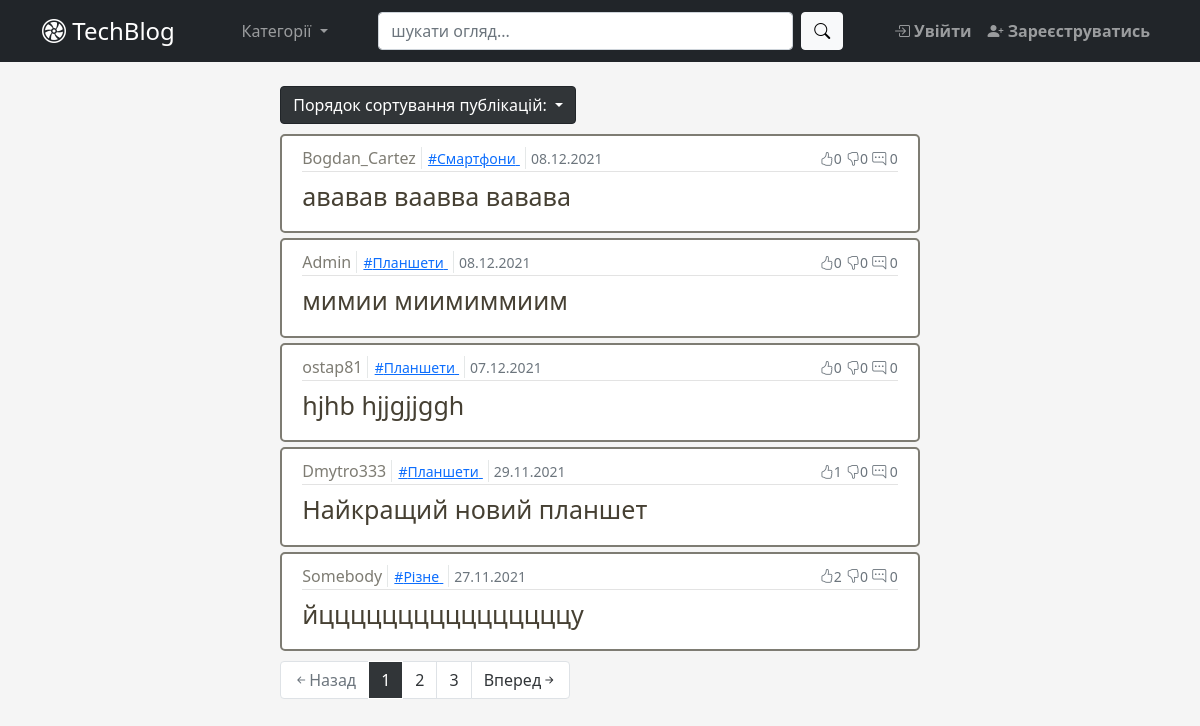
Before: / with the older database file.
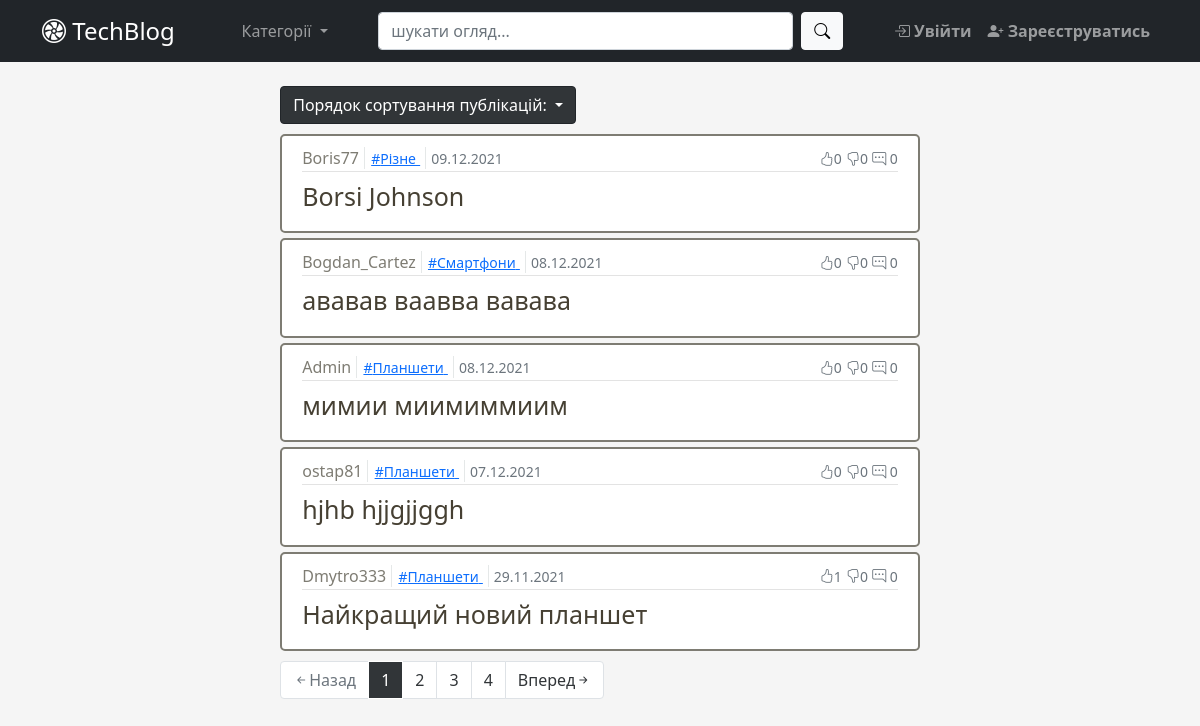
After: the same page with the newer database file.
### app/blog/models.py (models this page shows, shortened)
class Post(db.Model):  # type: ignore
    __searchable__ = ['title']
    id = db.Column(db.Integer, primary_key=True)  # type: ignore
    category_id = db.Column(db.Integer, db.ForeignKey('category.id'),
                            nullable=False)  # type: ignore
    user_id = db.Column(db.Integer(), db.ForeignKey('user.id'))  # type: ignore
    title = db.Column(db.String(100), nullable=False)  # type: ignore
    content = db.Column(db.Text)  # type: ignore
    created_at = db.Column(db.DateTime, default=datetime.now)  # type: ignore
    comments = db.relationship('Comment', backref='post_br', lazy=True)
    likes = db.relationship('Like', backref='post_br', lazy=True)
    @hybrid_property
    def total_comments(self):
        return Comment.query.filter(Comment.post_id == self.id).count()
    @hybrid_property
    def total_likes(self):
        return Like.query.filter(
            Like.post_id == self.id,
            Like.status == True).count()
    @hybrid_property
    def total_dislikes(self):
        return Like.query.filter(
            Like.post_id == self.id,
            Like.status == False).count()

class Category(db.Model):  # type: ignore
    id = db.Column(db.Integer, primary_key=True)  # type: ignore
    name = db.Column(db.String(25), unique=True, nullable=False)
    category = db.relationship('Post', backref='category_br', lazy=True)

### app/user/models.py (models this page shows, shortened)
class User(db.Model, UserMixin):  # type: ignore
    id = db.Column(db.Integer, primary_key=True)  # type: ignore
    username = db.Column(db.String(30), unique=True, nullable=False)
    email = db.Column(db.String(50), unique=True, nullable=False)
    password = db.Column(db.String(30), nullable=False)
    picture = db.Column(db.String(20), nullable=False,
                        server_default='default.jpg')  # type: ignore
    admin = db.Column(db.Boolean, default=False)  # type: ignore
    comment = db.relationship('Comment', backref='user_br', lazy=True)
    like = db.relationship('Like', backref='user_br', lazy=True)
    posts = db.relationship('Post', backref='user_br', lazy=True)

### app/views.py (the view)
@app.route('/')
def home():
    posts, sort_by = handle_posts_view(Post.query, request.args)
    return render_template('home.html', title='TechBlog', posts=posts,
                           sort_by=sort_by)

### app/utils.py (called while the page is built)
def sort_posts(posts, sort_by):
    print('sort_posts')
    if sort_by == 'best':
        print('best')
        return posts.order_by(
            (Post.total_likes - Post.total_dislikes).desc(),
            Post.total_likes.desc()
        )
    elif sort_by == 'oldest':
        print('oldest')
        return posts.order_by(Post.created_at.asc())
    else:
        print('newest')
        return posts.order_by(Post.created_at.desc())

def handle_posts_view(posts, request_args):
    page = request_args.get('page', 1, type=int)
    sort_by = request_args.get('sort_by', 'newest', type=str)
    posts = sort_posts(posts, sort_by)
    posts = posts.paginate(page=page, per_page=5)
    return posts, sort_by

### app/templates/home.html
{% extends "base.html" %}
{% block main %}
  {% from "_render_field.html" import render_post_item, pagination_block, render_sorting_menu %}
  <div style="margin:auto;width:60%">
    {{ render_sorting_menu() }}
    {% for post in posts.items %}
       {{ render_post_item(post) }}
    {% endfor %}
    {{ pagination_block(posts, sort_by) }}
  </div>
{% endblock main %}

### app/templates/_render_field.html (shortened to what this page needs)
{% macro render_post_item(post) %}
    <article class="media article-section media-block">
    <div class="media-body">
      <div class="article-metadata">
        <a class="author-name separator" href="{{url_for('blog_bp_in.user_posts', id=post.user_br.id)}}">{{ post.user_br.username }}</a>
        <a class="separator" href="{{url_for('blog_bp_in.posts_by_category', id=post.category_br.id)}}">
          <small class="link-primary">#{{ post.category_br.name }}</small>
        </a>
        <small class="text-muted">{{ post.created_at.strftime('%d.%m.%Y') }}</small>
        <div class="align-right">
          <small class="text-muted"><i class="bi bi-hand-thumbs-up"></i>{{post.total_likes}}</small>
          <small class="text-muted"><i class="bi bi-hand-thumbs-down"></i>{{post.total_dislikes}}</small>
          <small class="text-muted"><i class="bi bi-chat-right-dots"></i> {{post.total_comments}}</small>
        </div>
      </div>
      <h2><a class="article-title" href="{{url_for('blog_bp_in.post_view', post_id=post.id)}}">{{ post.title }}</a></h2>
    </div>
  </article>
{% endmacro %}
{% macro render_sorting_menu() %}
  <div class="dropdown block-margin">
    <button class="btn btn-dark dropdown-toggle" type="button" data-bs-toggle="dropdown" aria-expanded="false">
      Порядок сортування публікацій:
    </button>
  </div>
{% endmacro %}
{% macro pagination_block(posts, sort_by) %}
  <ul class="pagination">
     {% if posts.has_prev %}
        <li class="page-item" aria-current="page"><a class="page-link" href="{{ url_for(request.url_rule.endpoint, sort_by=sort_by, page=posts.page-1) }}"><i class="bi bi-arrow-left-short"></i>Назад</a></li>
     {% else %}
        <li class="page-item disabled" aria-current="page"><a class="page-link"><i class="bi bi-arrow-left-short"></i>Назад</a></li>
     {% endif %}
     {% for page_num in posts.iter_pages(left_edge=1, right_edge=1, left_current=2, right_current=3) %}
        {% if page_num %}
          {% if posts.page == page_num %}
              <li class="page-item active" aria-current="page"><a class="page-link" href="{{ url_for(request.url_rule.endpoint, sort_by=sort_by, page=page_num) }}">{{ page_num }}</a></li>
          {% else %}
              <li class="page-item"><a class="page-link" href="{{ url_for(request.url_rule.endpoint, sort_by=sort_by, page=page_num) }}">{{ page_num }}</a></li>
          {% endif %}
        {% else %}
           <li class="page-item disabled"> <a class="page-link"> ... </a></li>
        {% endif %}
     {% endfor %}
     {% if posts.has_next %}
        <li class="page-item" aria-current="page"><a class="page-link" href="{{ url_for(request.url_rule.endpoint, sort_by=sort_by, page=posts.page+1) }}">Вперед<i class="bi bi-arrow-right-short"></i></a></li>
     {% else %}
        <li class="page-item disabled" aria-current="page"><a class="page-link">Вперед<i class="bi bi-arrow-right-short"></i></a></li>
     {% endif %}
  </ul>
{% endmacro %}

Changed rows visible on the page:
no longer on this page (row unchanged): Post: user_br.username "Somebody", category_br.name "Різне", created_at "27.11.2021", total_likes "2", total_dislikes "0", total_comments "0", title "йццццццццццццццццу"
added Post: user_br.username "Boris77", category_br.name "Різне", created_at "09.12.2021", total_likes "0", total_dislikes "0", total_comments "0", title "Borsi Johnson"
Other visible differences:
new list line: "4"
